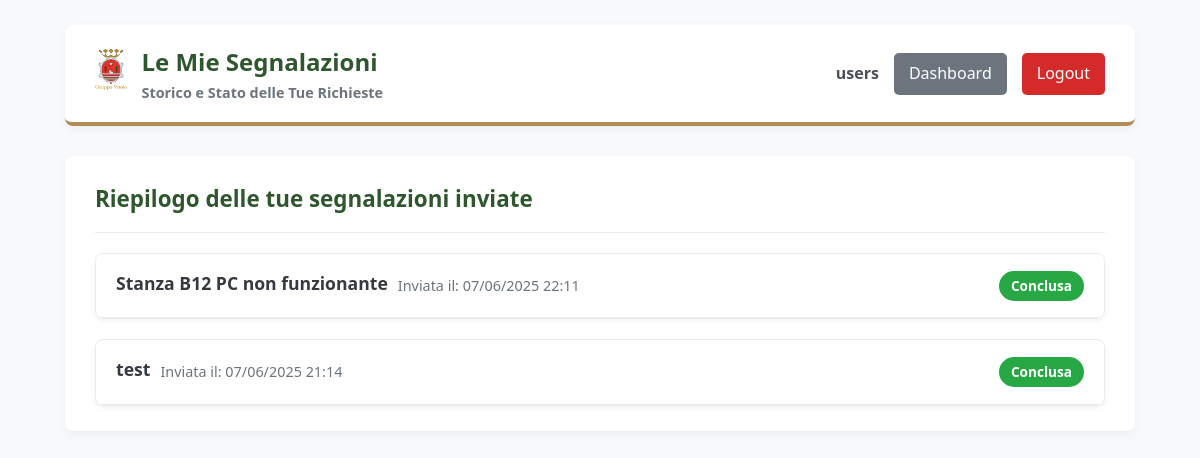
The app's page /le_mie_segnalazioni.php (signed in) with its own data.
### tables this page shows
CREATE TABLE IF NOT EXISTS `segnalazioni` (
  `id_segnalazione` int(11) NOT NULL AUTO_INCREMENT,
  `id_utente_segnalante` int(11) DEFAULT NULL,
  `nome_utente_segnalante` varchar(150) NOT NULL,
  `data_invio` timestamp NOT NULL DEFAULT current_timestamp(),
  `titolo` varchar(255) NOT NULL,
  `descrizione` text NOT NULL,
  `area_competenza` varchar(100) NOT NULL,
  `stato` varchar(50) NOT NULL DEFAULT 'Inviata',
  `letto_admin` tinyint(1) NOT NULL DEFAULT 0,
  `note_interne` text DEFAULT NULL,
  `data_ultima_modifica` timestamp NOT NULL DEFAULT current_timestamp() ON UPDATE current_timestamp(),
  `messaggio_admin` text DEFAULT NULL,
  `risposta_utente` text DEFAULT NULL,
  PRIMARY KEY (`id_segnalazione`),
  KEY `idx_id_utente_segnalante` (`id_utente_segnalante`),
  CONSTRAINT `fk_segnalazioni_utenti` FOREIGN KEY (`id_utente_segnalante`) REFERENCES `utenti` (`id`) ON DELETE SET NULL ON UPDATE CASCADE
);

### le_mie_segnalazioni.php (the view, shortened to what this page needs)
<?php
require_once __DIR__.'/includes/db_config.php';
$id_utente_loggato = $_SESSION['user_id'];
$username_display = htmlspecialchars($_SESSION['username'] ?? 'N/A');
$conn = new mysqli($db_host, $db_user, $db_pass, $db_name);
$mie_segnalazioni = [];
$db_error_message = null;
if ($conn->connect_error) {
    $db_error_message = "Impossibile connettersi al database per caricare lo storico.";
} else {
    $sql = "SELECT id_segnalazione, titolo, descrizione, area_competenza, data_invio, stato, data_ultima_modifica
            FROM segnalazioni
            WHERE id_utente_segnalante = ?
            ORDER BY data_invio DESC";
    $stmt = $conn->prepare($sql);
    $stmt->bind_param("i", $id_utente_loggato);
    $stmt->execute();
    $result = $stmt->get_result();
    if ($result) {
        $mie_segnalazioni = $result->fetch_all(MYSQLI_ASSOC);
    } else {
        $db_error_message = "Errore nel caricamento delle tue segnalazioni.";
    }
}
?>
<!DOCTYPE html>
<html lang="it">
<head>
</head>
<body>
    <div class="module-page-container">
        <header class="page-header">
            <div class="header-branding">
                <a href="dashboard.php"><img src="assets/logo.png" alt="Logo Gruppo Vitolo" class="logo"></a>
                <div class="header-titles">
                    <h1>Le Mie Segnalazioni</h1>
                    <h2>Storico e Stato delle Tue Richieste</h2>
                </div>
            </div>
            <div class="user-session-controls">
                <span><strong><?php echo $username_display; ?></strong></span>
                <a href="dashboard.php" class="nav-link-button">Dashboard</a>
                <a href="logout.php" class="logout-button">Logout</a>
            </div>
        </header>
        <main class="module-content">
            <div class="app-section-header">
                <h2>Riepilogo delle tue segnalazioni inviate</h2>
            </div>
            <div id="reports-list-container">
                <?php if ($db_error_message): ?>
                    <p style="color: red; font-weight: bold;"><?php echo $db_error_message; ?></p>
                <?php elseif (empty($mie_segnalazioni)): ?>
                    <p style="text-align:center; padding: 30px; color: #6c757d; font-style: italic;">Non hai ancora inviato nessuna segnalazione.</p>
                <?php else: ?>
                    <?php foreach ($mie_segnalazioni as $s): ?>
                        <div class="report-record">
                            <div class="report-summary">
                                <div class="report-summary-info">
                                    <h3><?php echo htmlspecialchars($s['titolo']); ?></h3>
                                    <span>Inviata il: <?php echo date('d/m/Y H:i', strtotime($s['data_invio'])); ?></span>
                                </div>
                                <div class="report-meta"><span class="status-badge <?php echo strtolower(str_replace(' ', '-', $s['stato'])); ?>"><?php echo htmlspecialchars($s['stato']); ?></span></div>
                            </div>
                            <div class="report-details">
                            </div>
                        </div>
                    <?php endforeach; ?>
                <?php endif; ?>
            </div>
        </main>
    </div>
</body>
</html>

### le_mie_segnalazioni.php (style rules this page uses)
html { box-sizing: border-box; }
*, *:before, *:after { box-sizing: inherit; }
body { background-color: #f8f9fa; color: #495057; font-family: 'Segoe UI', Tahoma, Geneva, Verdana, sans-serif; line-height: 1.6; margin: 0; padding: 0; }
.module-page-container { max-width: 1100px; margin: 25px auto; padding: 0 15px; }
.page-header { display: flex; justify-content: space-between; align-items: center; background-color: #ffffff; padding: 18px 30px; border-radius: 8px; box-shadow: 0 3px 10px rgba(0,0,0,0.05); border-bottom: 4px solid #B08D57; margin-bottom: 30px; }
.header-branding { display: flex; align-items: center; gap: 15px; }
.header-branding .logo { max-height: 45px; }
.header-titles h1 { font-size: 1.5em; color: #2E572E; margin: 0; }
.header-titles h2 { font-size: 0.9em; color: #6c757d; margin: 0; }
.user-session-controls { display: flex; align-items: center; gap: 15px; }
.nav-link-button, .logout-button { text-decoration: none; padding: 8px 15px; border-radius: 5px; color: white !important; font-weight: 500; transition: all 0.2s ease; border: none; cursor: pointer; }
.nav-link-button { background-color: #6c757d; }
.logout-button { background-color: #D42A2A; }
.module-content { background-color: #ffffff; padding: 25px 30px; border-radius: 8px; box-shadow: 0 3px 10px rgba(0,0,0,0.05); }
.app-section-header h2 { font-size: 1.4em; color: #2E572E; margin: 0; padding-bottom: 15px; border-bottom: 1px solid #e9ecef; }
.report-record { border: 1px solid #e9ecef; margin-top: 20px; border-radius: 8px; overflow: hidden; box-shadow: 0 2px 5px rgba(0,0,0,0.05); }
.report-summary { display: flex; justify-content: space-between; align-items: center; padding: 15px 20px; cursor: pointer; flex-wrap: wrap; gap: 10px; }
.report-summary-info { display: flex; align-items: center; gap: 10px; }
.report-summary-info h3 { margin: 0 0 5px 0; color: #343a40; font-size: 1.1em; }
.report-summary-info span { font-size: 0.9em; color: #6c757d; }
.report-meta { display: flex; align-items: center; gap: 20px; }
.report-details { max-height: 0; overflow: hidden; transition: max-height 0.4s ease-out, padding 0.4s ease-out; background-color: #fdfdfd; border-top: 1px solid #e9ecef; padding: 0 20px; }
.status-badge { padding: 4px 12px; border-radius: 15px; font-size: 0.85em; font-weight: bold; color: white; }
.status-badge.conclusa { background-color: #28a745; }

### records on screen
segnalazioni: titolo "Stanza B12 PC non funzionante", data_invio "07/06/2025 22:11", stato "Conclusa"
segnalazioni: titolo "test", data_invio "07/06/2025 21:14", stato "Conclusa"

### other values on screen
$username_display "users"
